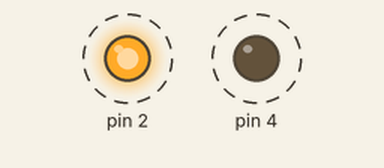
This sketch was run on a simulated Arduino Uno, built with avr-gcc and run on an emulated ATmega328P. On the bench: output pins drawn as LEDs (lit = HIGH). Dashed ring = blinking.

Above: at 0.5 s.
Timing chart, 0 to 3.5 s (numbered marks = the images above):
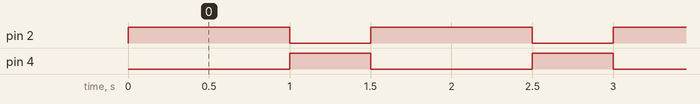

Measured:
- by itself, pin 2: alternates HIGH for 1.0 s and LOW for 0.50 s
- by itself, pin 4: alternates HIGH for 0.50 s and LOW for 1.0 s

The sketch:

04_2LEDs.ino
```cpp
void setup() {
  pinMode(2, OUTPUT);
  pinMode(4, OUTPUT);
}

void loop() {
  digitalWrite(2, HIGH);
  digitalWrite(4, LOW);
  delay(1000);
  digitalWrite(2, LOW);
  digitalWrite(4, HIGH);
  delay(500);
}
```
